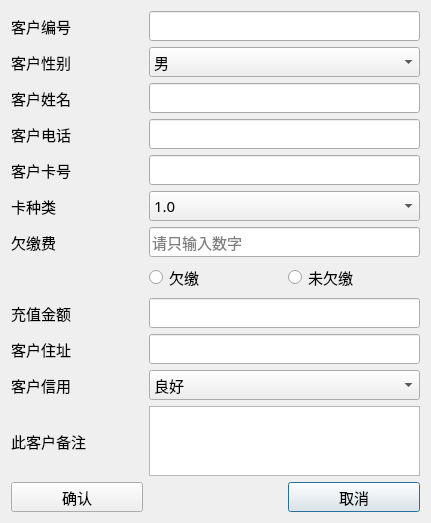
<?xml version="1.0" encoding="UTF-8"?>
<ui version="4.0">
 <class>dlgAddCustomer</class>
 <widget class="QDialog" name="dlgAddCustomer">
  <property name="geometry">
   <rect>
    <x>0</x>
    <y>0</y>
    <width>431</width>
    <height>422</height>
   </rect>
  </property>
  <property name="font">
   <font>
    <family>微软雅黑</family>
    <pointsize>11</pointsize>
   </font>
  </property>
  <property name="windowTitle">
   <string>添加客户</string>
  </property>
  <layout class="QGridLayout" name="gridLayout">
   <item row="6" column="0">
    <widget class="QLabel" name="label_8">
     <property name="font">
      <font>
       <family>微软雅黑</family>
       <pointsize>11</pointsize>
      </font>
     </property>
     <property name="text">
      <string>欠缴费</string>
     </property>
    </widget>
   </item>
   <item row="9" column="0">
    <widget class="QLabel" name="label_9">
     <property name="font">
      <font>
       <family>微软雅黑</family>
       <pointsize>11</pointsize>
      </font>
     </property>
     <property name="text">
      <string>客户住址</string>
     </property>
    </widget>
   </item>
   <item row="9" column="2" colspan="2">
    <widget class="QLineEdit" name="LeAddress">
     <property name="font">
      <font>
       <family>微软雅黑</family>
       <pointsize>11</pointsize>
      </font>
     </property>
    </widget>
   </item>
   <item row="10" column="2" colspan="2">
    <widget class="QComboBox" name="CBCredit">
     <property name="font">
      <font>
       <family>微软雅黑</family>
       <pointsize>11</pointsize>
      </font>
     </property>
     <item>
      <property name="text">
       <string>良好</string>
      </property>
     </item>
     <item>
      <property name="text">
       <string>一般</string>
      </property>
     </item>
     <item>
      <property name="text">
       <string>较差</string>
      </property>
     </item>
    </widget>
   </item>
   <item row="7" column="2">
    <widget class="QRadioButton" name="RaHaveNotPaid">
     <property name="font">
      <font>
       <family>微软雅黑</family>
       <pointsize>11</pointsize>
      </font>
     </property>
     <property name="text">
      <string>欠缴</string>
     </property>
    </widget>
   </item>
   <item row="4" column="0">
    <widget class="QLabel" name="label_2">
     <property name="font">
      <font>
       <family>微软雅黑</family>
       <pointsize>11</pointsize>
      </font>
     </property>
     <property name="text">
      <string>客户卡号</string>
     </property>
    </widget>
   </item>
   <item row="0" column="2" colspan="2">
    <widget class="QLineEdit" name="LeID">
     <property name="font">
      <font>
       <family>微软雅黑</family>
       <pointsize>11</pointsize>
      </font>
     </property>
    </widget>
   </item>
   <item row="3" column="0">
    <widget class="QLabel" name="label_4">
     <property name="font">
      <font>
       <family>微软雅黑</family>
       <pointsize>11</pointsize>
      </font>
     </property>
     <property name="text">
      <string>客户电话</string>
     </property>
    </widget>
   </item>
   <item row="10" column="0">
    <widget class="QLabel" name="label_10">
     <property name="font">
      <font>
       <family>微软雅黑</family>
       <pointsize>11</pointsize>
      </font>
     </property>
     <property name="text">
      <string>客户信用</string>
     </property>
    </widget>
   </item>
   <item row="13" column="3">
    <widget class="QPushButton" name="BtnCancel">
     <property name="minimumSize">
      <size>
       <width>0</width>
       <height>30</height>
      </size>
     </property>
     <property name="font">
      <font>
       <family>微软雅黑</family>
       <pointsize>11</pointsize>
      </font>
     </property>
     <property name="text">
      <string>取消</string>
     </property>
    </widget>
   </item>
   <item row="11" column="2" colspan="2">
    <widget class="QTextEdit" name="TeNotes">
     <property name="font">
      <font>
       <family>微软雅黑</family>
       <pointsize>11</pointsize>
      </font>
     </property>
    </widget>
   </item>
   <item row="13" column="0">
    <widget class="QPushButton" name="BtnEnter">
     <property name="minimumSize">
      <size>
       <width>0</width>
       <height>30</height>
      </size>
     </property>
     <property name="font">
      <font>
       <family>微软雅黑</family>
       <pointsize>11</pointsize>
      </font>
     </property>
     <property name="text">
      <string>确认</string>
     </property>
    </widget>
   </item>
   <item row="5" column="2" colspan="2">
    <widget class="QComboBox" name="CBCardType">
     <property name="font">
      <font>
       <family>微软雅黑</family>
       <pointsize>11</pointsize>
      </font>
     </property>
     <item>
      <property name="text">
       <string>1.0</string>
      </property>
     </item>
     <item>
      <property name="text">
       <string>0.9</string>
      </property>
     </item>
     <item>
      <property name="text">
       <string>0.8</string>
      </property>
     </item>
     <item>
      <property name="text">
       <string>0.7</string>
      </property>
     </item>
     <item>
      <property name="text">
       <string>0.6</string>
      </property>
     </item>
     <item>
      <property name="text">
       <string>0.5</string>
      </property>
     </item>
     <item>
      <property name="text">
       <string>0.4</string>
      </property>
     </item>
     <item>
      <property name="text">
       <string>0.3</string>
      </property>
     </item>
     <item>
      <property name="text">
       <string>0.2</string>
      </property>
     </item>
     <item>
      <property name="text">
       <string>0.1</string>
      </property>
     </item>
     <item>
      <property name="text">
       <string>0.0</string>
      </property>
     </item>
    </widget>
   </item>
   <item row="11" column="0">
    <widget class="QLabel" name="label_3">
     <property name="font">
      <font>
       <family>微软雅黑</family>
       <pointsize>11</pointsize>
      </font>
     </property>
     <property name="text">
      <string>此客户备注</string>
     </property>
    </widget>
   </item>
   <item row="8" column="2" colspan="2">
    <widget class="QLineEdit" name="LeCardMoney">
     <property name="font">
      <font>
       <family>微软雅黑</family>
       <pointsize>11</pointsize>
      </font>
     </property>
    </widget>
   </item>
   <item row="6" column="2" colspan="2">
    <widget class="QLineEdit" name="LeHaveNotPaid">
     <property name="font">
      <font>
       <family>微软雅黑</family>
       <pointsize>11</pointsize>
      </font>
     </property>
     <property name="placeholderText">
      <string>请只输入数字</string>
     </property>
    </widget>
   </item>
   <item row="2" column="0">
    <widget class="QLabel" name="label">
     <property name="font">
      <font>
       <family>微软雅黑</family>
       <pointsize>11</pointsize>
      </font>
     </property>
     <property name="text">
      <string>客户姓名</string>
     </property>
    </widget>
   </item>
   <item row="4" column="2" colspan="2">
    <widget class="QLineEdit" name="LeCardID">
     <property name="font">
      <font>
       <family>微软雅黑</family>
       <pointsize>11</pointsize>
      </font>
     </property>
     <property name="maxLength">
      <number>14</number>
     </property>
    </widget>
   </item>
   <item row="7" column="3">
    <widget class="QRadioButton" name="RaHavePaid">
     <property name="font">
      <font>
       <family>微软雅黑</family>
       <pointsize>11</pointsize>
      </font>
     </property>
     <property name="text">
      <string>未欠缴</string>
     </property>
    </widget>
   </item>
   <item row="8" column="0">
    <widget class="QLabel" name="label_5">
     <property name="font">
      <font>
       <family>微软雅黑</family>
       <pointsize>11</pointsize>
      </font>
     </property>
     <property name="text">
      <string>充值金额</string>
     </property>
    </widget>
   </item>
   <item row="0" column="0">
    <widget class="QLabel" name="label_6">
     <property name="font">
      <font>
       <family>微软雅黑</family>
       <pointsize>11</pointsize>
      </font>
     </property>
     <property name="text">
      <string>客户编号</string>
     </property>
    </widget>
   </item>
   <item row="2" column="2" colspan="2">
    <widget class="QLineEdit" name="LeName">
     <property name="font">
      <font>
       <family>微软雅黑</family>
       <pointsize>11</pointsize>
      </font>
     </property>
    </widget>
   </item>
   <item row="3" column="2" colspan="2">
    <widget class="QLineEdit" name="LePhone">
     <property name="font">
      <font>
       <family>微软雅黑</family>
       <pointsize>11</pointsize>
      </font>
     </property>
    </widget>
   </item>
   <item row="5" column="0">
    <widget class="QLabel" name="label_7">
     <property name="font">
      <font>
       <family>微软雅黑</family>
       <pointsize>11</pointsize>
      </font>
     </property>
     <property name="text">
      <string>卡种类</string>
     </property>
    </widget>
   </item>
   <item row="1" column="0">
    <widget class="QLabel" name="label_11">
     <property name="font">
      <font>
       <family>微软雅黑</family>
       <pointsize>11</pointsize>
      </font>
     </property>
     <property name="text">
      <string>客户性别</string>
     </property>
    </widget>
   </item>
   <item row="1" column="2" colspan="2">
    <widget class="QComboBox" name="CBGender">
     <property name="font">
      <font>
       <family>微软雅黑</family>
       <pointsize>11</pointsize>
      </font>
     </property>
     <item>
      <property name="text">
       <string>男</string>
      </property>
     </item>
     <item>
      <property name="text">
       <string>女</string>
      </property>
     </item>
    </widget>
   </item>
  </layout>
 </widget>
 <tabstops>
  <tabstop>LeName</tabstop>
  <tabstop>TeNotes</tabstop>
  <tabstop>BtnEnter</tabstop>
  <tabstop>BtnCancel</tabstop>
 </tabstops>
 <resources/>
 <connections/>
</ui>
